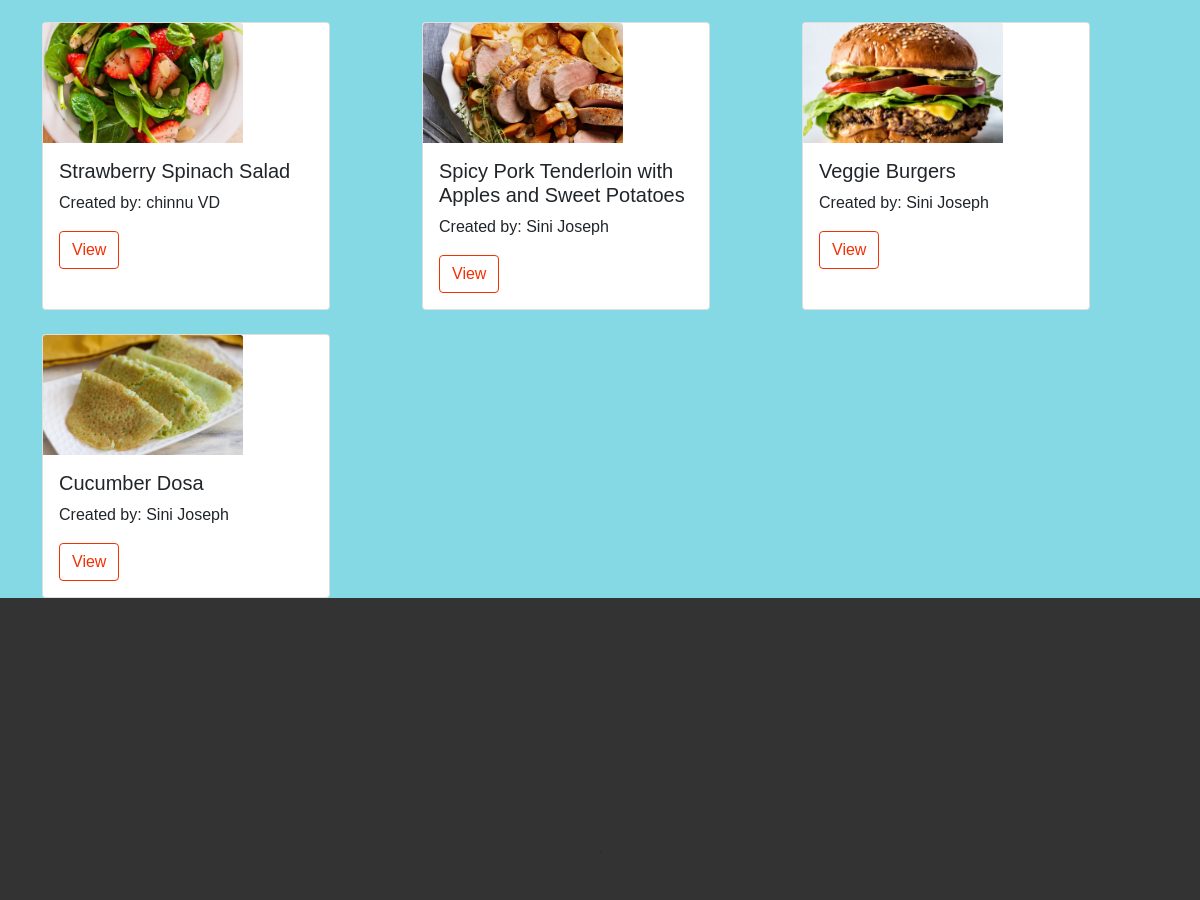
The app's page / (middle part), older data.
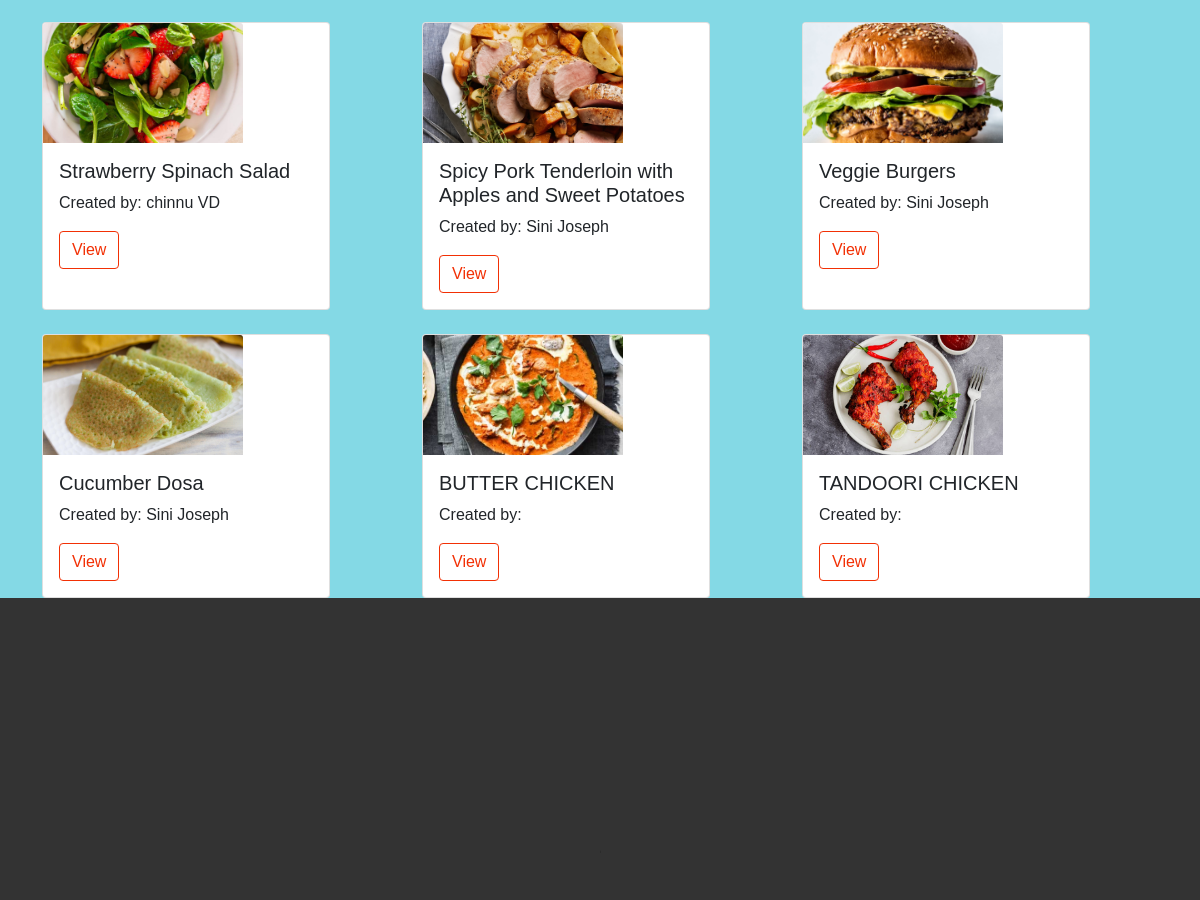
The same page, newer data.
### recipes/models.py (models this page shows, shortened)
class recipe(models.Model):
    recipe_name = models.CharField(max_length=120)
    ingredient = models.CharField(max_length=600)
    category = models.CharField(max_length=120)
    recipe_pic = models.ImageField(upload_to="images")
    How_to_make = models.CharField(max_length=600)
    created_by = models.ForeignKey(to=User,on_delete=models.CASCADE)

### home/views.py (the view)
# urls.py: 2. Add a URL to urlpatterns:  path('', Home.as_view(), name='home')
class Home(TemplateView):
    context = {}
    template_name = 'home/home.html'
    def get(self, request, *args, **kwargs):
        user = request.user.id
        if user:
            return redirect('userhome')
        data = recipe.objects.all()
        self.context['data'] = data
        return render(request,self.template_name , self.context)

### home/templates/home/home.html (shortened to what this page needs)
<!DOCTYPE html>
<html lang="en">
<head>
    <link href="https://cdn.jsdelivr.net/npm/bootstrap@5.0.0-beta3/dist/css/bootstrap.min.css" rel="stylesheet">
    {% load static %}
    <link rel="stylesheet" href="{% static 'home/css/home.css' %}">
</head>
<body>
{% include 'home/card.html' %}
<video width="100%" height="100%" controls>
  <source src="{% static 'home/images/recppromo.mp4' %}" type="video/mp4">
</video>
</body>
</html>

### home/templates/home/card.html
<div class="container">
  <div class="row row-cols-1 row-cols-md-3 g-4">
  {% for obj in data %}
    {% if obj.created_by == request.user %}
      <div class="col-3">
        <div class="card h-100" style="width: 18rem;">
          <img src="/{{obj.recipe_pic}}" class="card-img-top" alt="...">
          <div class="card-body">
            <h5 class="card-title">{{obj.recipe_name}}</h5>
            <p class="card-text">Created by: {{obj.created_by.first_name}} {{obj.created_by.last_name}}</p>
            <a href="{% url 'viewrecipe' obj.pk %}" class="btn btn-outline-success" id="bt1">View</a>
            <a href="{% url 'editrecipe' obj.pk %}" class="btn btn-outline-success" id="bt2">Edit</a>
            <a href="{% url 'deleterecipe' obj.pk %}" class="btn btn-outline-success" id="bt3">Delete</a>
          </div>
        </div>
      </div>
    {% else %}
      <div class="col-3">
        <div class="card h-100" style="width: 18rem;">
          <img src="/{{obj.recipe_pic}}" class="card-img-top" alt="...">
          <div class="card-body">
            <h5 class="card-title">{{obj.recipe_name}}</h5>
            <p class="card-text">Created by: {{obj.created_by.first_name}} {{obj.created_by.last_name}}</p>
            <a href="{% url 'viewrecipe' obj.id %}" class="btn btn-outline-success" id="bt">View</a>
          </div>
        </div>
      </div>
    {% endif %}
  {% endfor %}
  </div>
</div>

### home/static/home/css/home.css (style rules this page uses)
.container { position: relative; padding-top:4% }
.btn-outline-success, .btn-outline-success:focus, .btn-outline-success:active, .btn-outline-success:hover { color: #F23005!important ; border-color: #F23005 !important; }
.card-img-top { width: 70%; height: 10vw; object-fit: cover; }

### home/templates/home/home.html (style rules this page uses)
body { margin: 0; font-family: Arial, sans-serif; background-color: rgb(132, 217, 229); }

Row changes from the older to the newer data that the page shows:
added recipe: recipe_pic (picture), recipe_name "BUTTER CHICKEN"
added recipe: recipe_pic (picture), recipe_name "TANDOORI CHICKEN"
